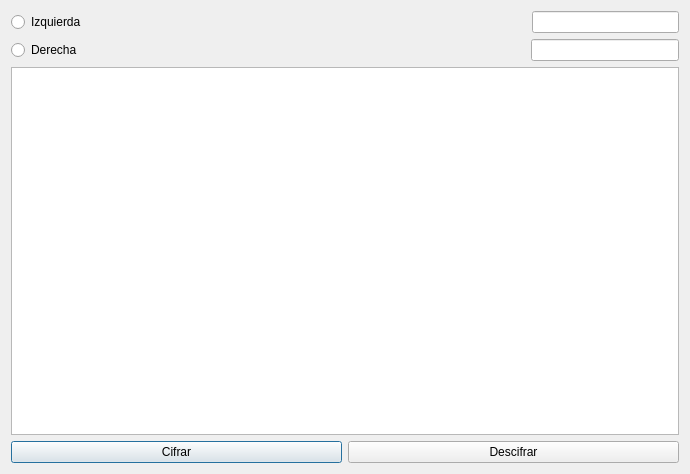
<?xml version="1.0" encoding="UTF-8"?>
<ui version="4.0">
 <class>Aplicacion</class>
 <widget class="QDialog" name="Aplicacion">
  <property name="geometry">
   <rect>
    <x>0</x>
    <y>0</y>
    <width>690</width>
    <height>474</height>
   </rect>
  </property>
  <property name="windowTitle">
   <string>Aplicacion</string>
  </property>
  <layout class="QGridLayout" name="gridLayout">
   <item row="0" column="0">
    <layout class="QVBoxLayout" name="verticalLayout">
     <item>
      <layout class="QHBoxLayout" name="horizontalLayout">
       <item>
        <widget class="QRadioButton" name="radioButtonIzq">
         <property name="text">
          <string>Izquierda</string>
         </property>
        </widget>
       </item>
       <item>
        <spacer name="horizontalSpacer">
         <property name="orientation">
          <enum>Qt::Horizontal</enum>
         </property>
         <property name="sizeHint" stdset="0">
          <size>
           <width>40</width>
           <height>20</height>
          </size>
         </property>
        </spacer>
       </item>
       <item>
        <spacer name="horizontalSpacer_3">
         <property name="orientation">
          <enum>Qt::Horizontal</enum>
         </property>
         <property name="sizeHint" stdset="0">
          <size>
           <width>40</width>
           <height>20</height>
          </size>
         </property>
        </spacer>
       </item>
       <item>
        <spacer name="horizontalSpacer_5">
         <property name="orientation">
          <enum>Qt::Horizontal</enum>
         </property>
         <property name="sizeHint" stdset="0">
          <size>
           <width>40</width>
           <height>20</height>
          </size>
         </property>
        </spacer>
       </item>
       <item>
        <widget class="QLineEdit" name="lineEditIzq"/>
       </item>
      </layout>
     </item>
     <item>
      <layout class="QHBoxLayout" name="horizontalLayout_2">
       <item>
        <widget class="QRadioButton" name="radioButtonDerecha">
         <property name="text">
          <string>Derecha</string>
         </property>
        </widget>
       </item>
       <item>
        <spacer name="horizontalSpacer_2">
         <property name="orientation">
          <enum>Qt::Horizontal</enum>
         </property>
         <property name="sizeHint" stdset="0">
          <size>
           <width>40</width>
           <height>20</height>
          </size>
         </property>
        </spacer>
       </item>
       <item>
        <spacer name="horizontalSpacer_4">
         <property name="orientation">
          <enum>Qt::Horizontal</enum>
         </property>
         <property name="sizeHint" stdset="0">
          <size>
           <width>40</width>
           <height>20</height>
          </size>
         </property>
        </spacer>
       </item>
       <item>
        <spacer name="horizontalSpacer_6">
         <property name="orientation">
          <enum>Qt::Horizontal</enum>
         </property>
         <property name="sizeHint" stdset="0">
          <size>
           <width>40</width>
           <height>20</height>
          </size>
         </property>
        </spacer>
       </item>
       <item>
        <widget class="QLineEdit" name="lineEditDere"/>
       </item>
      </layout>
     </item>
    </layout>
   </item>
   <item row="1" column="0">
    <widget class="QPlainTextEdit" name="texto"/>
   </item>
   <item row="2" column="0">
    <layout class="QHBoxLayout" name="horizontalLayout_3">
     <item>
      <widget class="QPushButton" name="pushButtonCifrar">
       <property name="text">
        <string>Cifrar</string>
       </property>
      </widget>
     </item>
     <item>
      <widget class="QPushButton" name="pushButtonDescifrar">
       <property name="text">
        <string>Descifrar</string>
       </property>
      </widget>
     </item>
    </layout>
   </item>
  </layout>
 </widget>
 <layoutdefault spacing="6" margin="11"/>
 <resources/>
 <connections/>
</ui>
